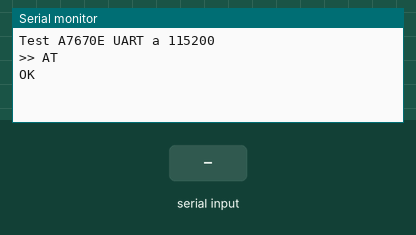
A sketch run on a simulated Arduino Uno, built with avr-gcc and run on an emulated ATmega328P. On the bench: the last lines printed to the serial monitor. The test bench sets the inputs (shaded band). The modem accepts every AT command (registered, SIM ready, sends succeed) and sends nothing else.

Above: at 6.2 s.
6.3 s: "1" received over the second serial link
At 6.9 s:
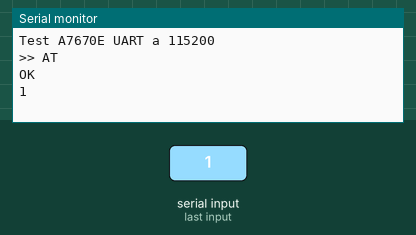
7.8 s: "0" received over the second serial link
At 9.2 s:
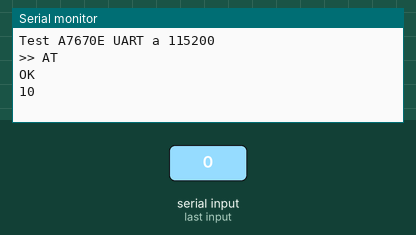

The sketch:

A7670E_115200b.ino
```cpp
#include <SoftwareSerial.h>

#define A7670_RX_PIN 10
#define A7670_TX_PIN 11

SoftwareSerial modem(A7670_RX_PIN, A7670_TX_PIN);

void setup() {
  Serial.begin(9600);
  modem.begin(115200);

  Serial.println("Test A7670E UART a 115200");
  delay(5000);

  Serial.println(">> AT");
  modem.println("AT");
}

void loop() {
  while (modem.available()) {
    Serial.write(modem.read());
  }

  while (Serial.available()) {
    modem.write(Serial.read());
  }
}
```

Measured:
- after the input at 6.3 s, the serial monitor: prints a new line at once (image 1)
- after the input at 7.8 s, the serial monitor: prints a new line at once (image 2)
